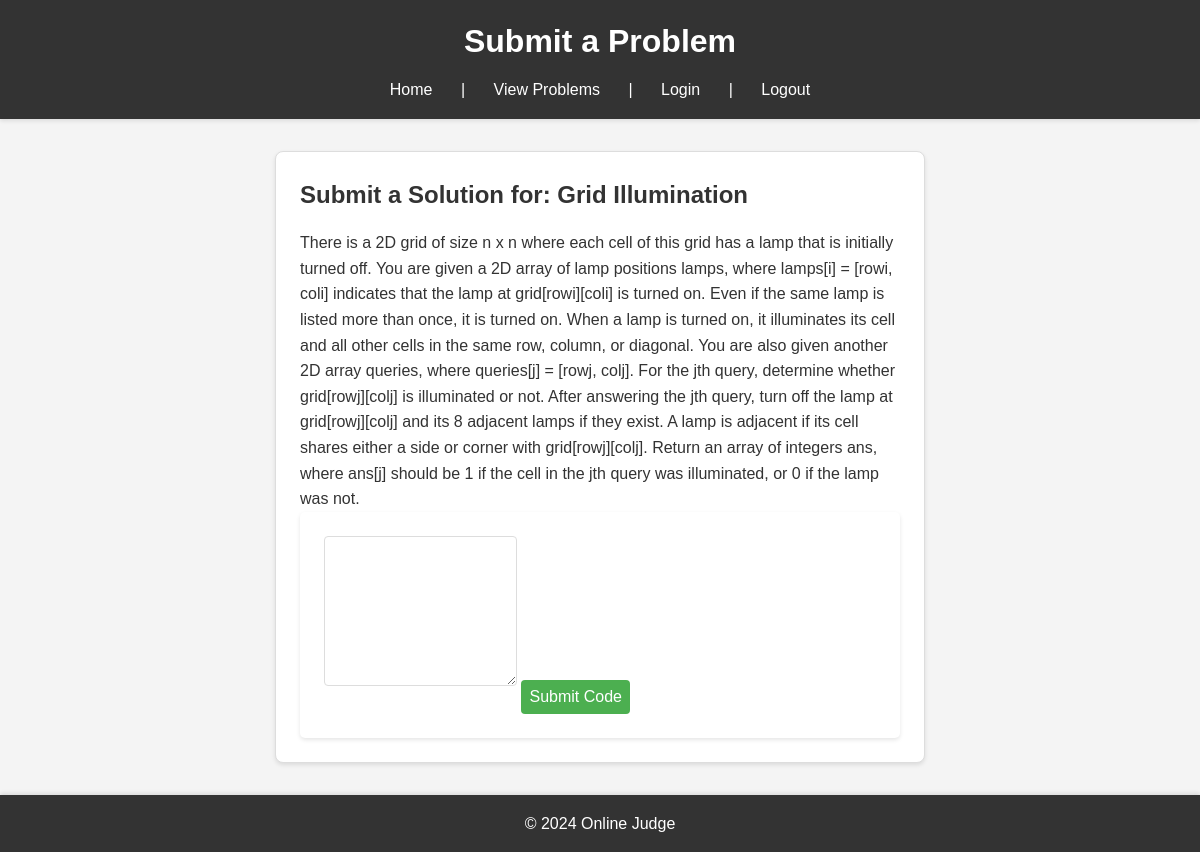
The app's page /problems/problems/2/ with its own data.
### ide/models.py (models this page shows, shortened)
class Problem(models.Model):
    title = models.CharField(max_length=255)
    description = models.TextField()
    date_added = models.DateTimeField(auto_now_add=True)
    test_cases = models.JSONField(default=list)

### ide/views.py (the view)
# urls.py: path('problems/<int:problem_id>/', views.problem_detail, name='problem_detail'),
def problem_detail(request, problem_id):
    problem = get_object_or_404(Problem, id=problem_id)
    return render(request, 'problems/submit_problem.html', {'problem': problem})

### ide/templates/problems/submit_problem.html (shortened to what this page needs)
<!DOCTYPE html>
<html lang="en">
<head>
    {% load static %}
    <link rel="stylesheet" href="{% static 'styles.css' %}">
</head>
<body>
    <header>
        <h1>Submit a Problem</h1>
        <nav>
            <a href="{% url 'home' %}">Home</a> |
            <a href="{% url 'problem_list' %}">View Problems</a> |
            <a href="{% url 'login' %}">Login</a> |
            <a href="{% url 'logout' %}">Logout</a>
        </nav>
    </header>
    <main>
        <section>
            <h2>Submit a Solution for: {{ problem.title }}</h2>
            <p>{{ problem.description }}</p>
            <form method="post" action="{% url 'submit_code' %}">
                <textarea id="code" name="code" required></textarea>
                <button type="submit">Submit Code</button>
            </form>
        </section>
    </main>
    <footer>
        <p>&copy; 2024 Online Judge</p>
    </footer>
</body>
</html>

### ide/static/styles.css (style rules this page uses)
body, h1, h2, p, form, input, textarea, button { margin: 0; padding: 0; box-sizing: border-box; }
body { font-family: Arial, sans-serif; line-height: 1.6; color: #333; margin: 0; padding: 0; background-color: #f4f4f4; }
header { background: #333; color: #fff; padding: 1rem 0; box-shadow: 0 2px 4px rgba(0,0,0,0.1); }
header h1 { text-align: center; margin: 0; }
main { padding: 2rem; }
section { background: #fff; border: 1px solid #ddd; border-radius: 8px; box-shadow: 0 2px 4px rgba(0, 0, 0, 0.1); padding: 1.5rem; max-width: 600px; margin: 0 auto; }
h2 { color: #333; margin-bottom: 1rem; }
form { background: #fff; padding: 1.5rem; border-radius: 5px; box-shadow: 0 2px 4px rgba(0,0,0,0.1); }
input, textarea { padding: 0.5rem; margin-bottom: 1rem; border: 1px solid #ddd; border-radius: 4px; }
button { padding: 0.5rem; border: none; border-radius: 4px; background: #4CAF50; color: #fff; font-size: 1rem; cursor: pointer; }
footer { background: #333; color: #fff; padding: 1rem 0; text-align: center; box-shadow: 0 -2px 4px rgba(0,0,0,0.1); }
nav { text-align: center; margin-top: 10px; }
nav a { color: #fff; text-decoration: none; padding: 0.5rem 1rem; margin: 0 0.5rem; }
textarea { height: 150px; resize: vertical; }

### records on screen
Problem: title "Grid Illumination", description "There is a 2D grid of size n x n where each cell of this grid has a lamp that is initially turned off. You are given a 2D array of lamp positions lamps, where lamps[i] = [rowi, coli] indicates that the lamp at grid[rowi][coli] is turned on. Even if the same lamp is listed more than once, it is turned on. When a lamp is turned on, it illuminates its cell and all other cells in the same row, column, or diagonal. You are also given another 2D array queries, where queries[j] = [rowj, colj]. For the jth query, determine whether grid[rowj][colj] is illuminated or not. After answering the jth query, turn off the lamp at grid[rowj][colj] and its 8 adjacent lamps if they exist. A lamp is adjacent if…"
